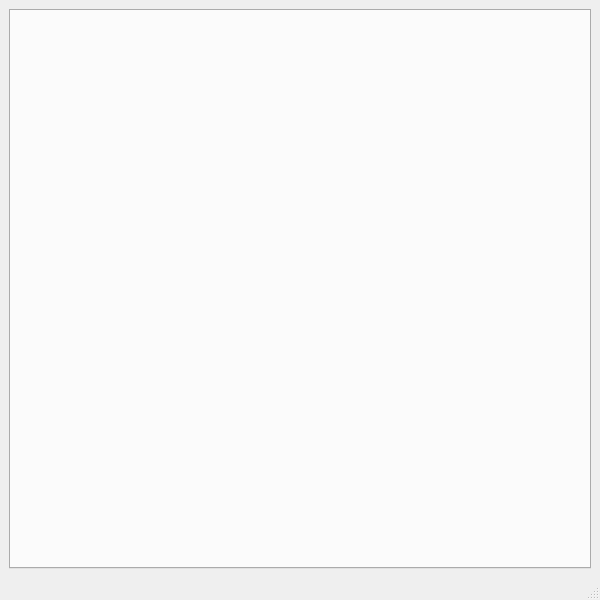
<?xml version="1.0" encoding="UTF-8"?>
<ui version="4.0">
 <class>MainWindow</class>
 <widget class="QMainWindow" name="MainWindow">
  <property name="geometry">
   <rect>
    <x>0</x>
    <y>0</y>
    <width>600</width>
    <height>600</height>
   </rect>
  </property>
  <property name="windowTitle">
   <string>MainWindow</string>
  </property>
  <widget class="QWidget" name="centralwidget">
   <property name="enabled">
    <bool>true</bool>
   </property>
   <layout class="QVBoxLayout" name="verticalLayout">
    <item>
     <widget class="QTabWidget" name="tabWidget">
      <property name="currentIndex">
       <number>0</number>
      </property>
     </widget>
    </item>
   </layout>
  </widget>
  <widget class="QMenuBar" name="menubar">
   <property name="geometry">
    <rect>
     <x>0</x>
     <y>0</y>
     <width>600</width>
     <height>33</height>
    </rect>
   </property>
  </widget>
  <widget class="QStatusBar" name="statusbar"/>
 </widget>
 <resources/>
 <connections/>
</ui>
